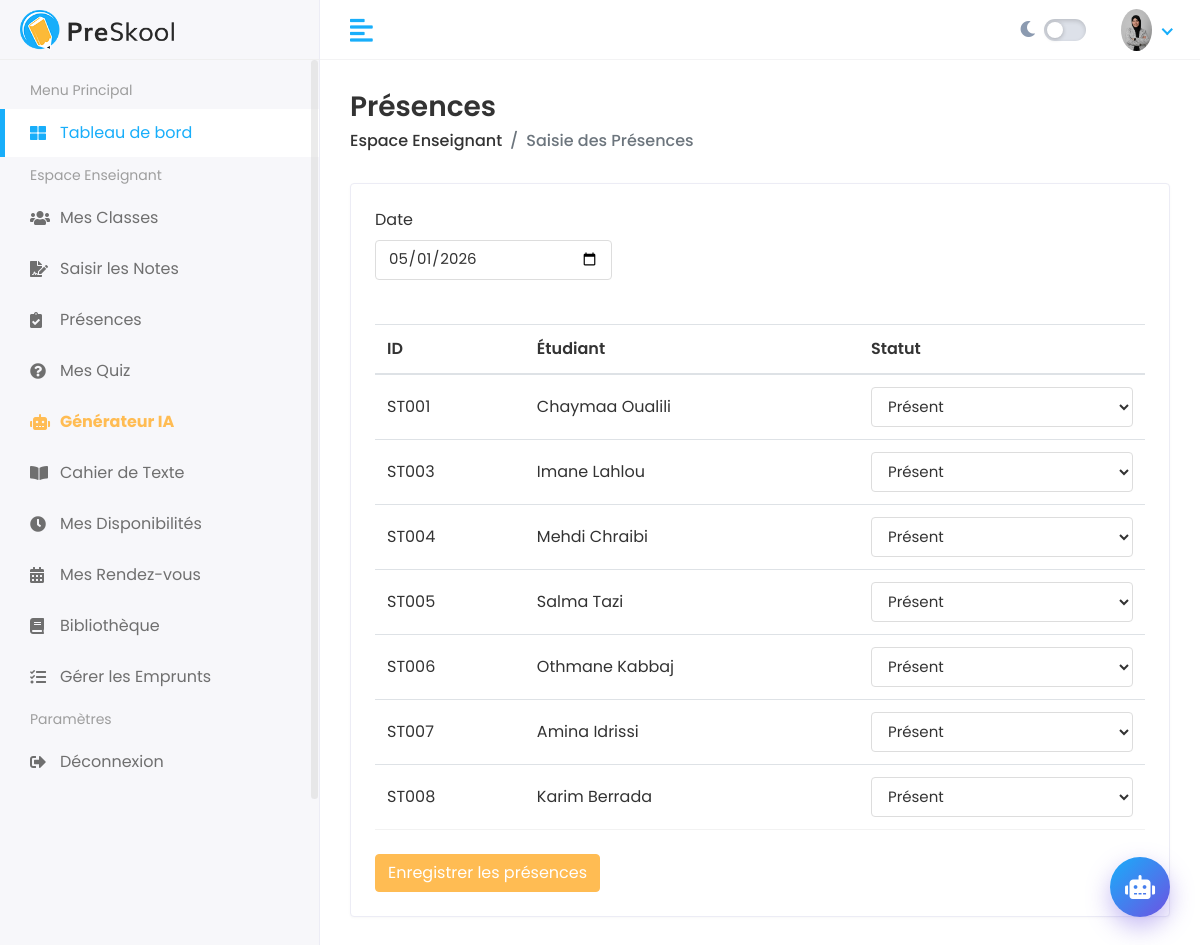
/fr/teacher-space/attendance/ (signed in), run on an earlier commit of the app's database.
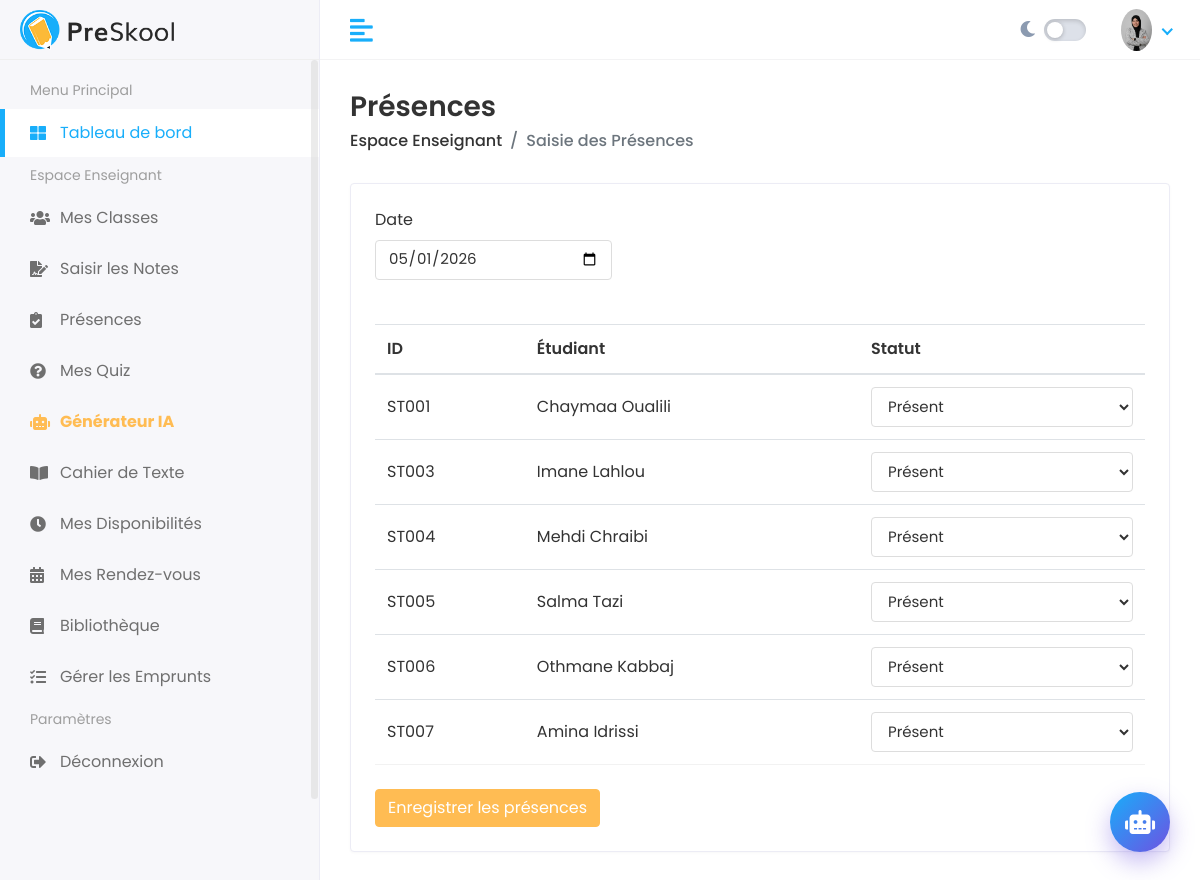
And on a later commit of the database.
### student/models.py (models this page shows, shortened)
class Student(models.Model):
    user = models.OneToOneField(User, on_delete=models.CASCADE, null=True, blank=True, related_name='student_profile')
    parent = models.OneToOneField(Parent, on_delete=models.CASCADE) # Relation 1-à-1
    first_name = models.CharField(max_length=100)
    last_name = models.CharField(max_length=100)
    student_id = models.CharField(max_length=20)
    gender = models.CharField(max_length=10, choices=[('Male','Male'), ('Female','Female')])
    date_of_birth = models.DateField()
    student_class = models.CharField(max_length=50)
    joining_date = models.DateField()
    mobile_number = models.CharField(max_length=15)
    admission_number = models.CharField(max_length=20)
    section = models.CharField(max_length=10)
    student_image = models.ImageField(upload_to='students/', blank=True)

### teacher_space/views.py (the view, shortened to what this page needs)
# urls.py: path('attendance/', views.attendance_view, name='attendance'),
@login_required
def attendance_view(request):
    if not hasattr(request.user, 'teacher_profile'):
        messages.error(request, "Votre compte n'est pas lié à un profil enseignant.")
        return redirect('dashboard')
    teacher = request.user.teacher_profile
    students = Student.objects.all()
    return render(request, 'teacher_space/attendance.html', {'students': students})

### templates/teacher_space/attendance.html (shortened to what this page needs)
{% extends 'Home/base.html' %}
{% load static %}
{% block body %}
<div class="page-header">
    <div class="row align-items-center">
        <div class="col">
            <h3 class="page-title">Présences</h3>
            <ul class="breadcrumb">
                <li class="breadcrumb-item"><a href="{% url 'dashboard' %}">Espace Enseignant</a></li>
                <li class="breadcrumb-item active">Saisie des Présences</li>
            </ul>
        </div>
    </div>
</div>
<div class="row">
    <div class="col-sm-12">
        <div class="card">
            <div class="card-body">
                <form method="POST">
                    <div class="row mb-4">
                        <div class="col-md-4">
                            <div class="form-group">
                                <label>Date</label>
                                <input type="date" name="date" class="form-control" value="{% now 'Y-m-d' %}" required>
                            </div>
                        </div>
                    </div>
                    <div class="table-responsive">
                        <table class="table table-hover table-center mb-0">
                            <thead>
                                <tr>
                                    <th>ID</th>
                                    <th>Étudiant</th>
                                    <th>Statut</th>
                                </tr>
                            </thead>
                            <tbody>
                                {% for student in students %}
                                <tr>
                                    <td>{{ student.student_id }}</td>
                                    <td>{{ student.first_name }} {{ student.last_name }}</td>
                                    <td>
                                        <select name="status_{{ student.id }}" class="form-control">
                                            <option value="Present">Présent</option>
                                        </select>
                                    </td>
                                </tr>
                                {% endfor %}
                            </tbody>
                        </table>
                    </div>
                    <div class="mt-4">
                        <button type="submit" class="btn btn-primary">Enregistrer les présences</button>
                    </div>
                </form>
            </div>
        </div>
    </div>
</div>
{% endblock %}

What changed in the data, as far as the page shows it:
removed Student: student_id "ST008", first_name "Karim", last_name "Berrada", id "Présent"
